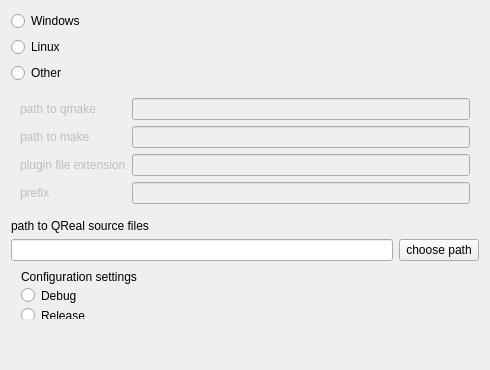
<?xml version="1.0" encoding="UTF-8"?>
<ui version="4.0">
 <class>PreferencesCompilerPage</class>
 <widget class="QWidget" name="PreferencesCompilerPage">
  <property name="geometry">
   <rect>
    <x>0</x>
    <y>0</y>
    <width>490</width>
    <height>370</height>
   </rect>
  </property>
  <property name="sizePolicy">
   <sizepolicy hsizetype="Expanding" vsizetype="Expanding">
    <horstretch>0</horstretch>
    <verstretch>0</verstretch>
   </sizepolicy>
  </property>
  <layout class="QGridLayout" name="gridLayout">
   <item row="5" column="0">
    <widget class="QLineEdit" name="pathToQRealSourceFiles"/>
   </item>
   <item row="0" column="0" colspan="2">
    <widget class="QRadioButton" name="windowsButton">
     <property name="text">
      <string>Windows</string>
     </property>
     <property name="autoExclusive">
      <bool>true</bool>
     </property>
    </widget>
   </item>
   <item row="1" column="0" colspan="2">
    <widget class="QRadioButton" name="linuxButton">
     <property name="text">
      <string>Linux</string>
     </property>
    </widget>
   </item>
   <item row="7" column="0">
    <spacer name="verticalSpacer">
     <property name="orientation">
      <enum>Qt::Vertical</enum>
     </property>
     <property name="sizeHint" stdset="0">
      <size>
       <width>20</width>
       <height>40</height>
      </size>
     </property>
    </spacer>
   </item>
   <item row="5" column="1">
    <widget class="QPushButton" name="qrealSourcesPushButton">
     <property name="sizePolicy">
      <sizepolicy hsizetype="Fixed" vsizetype="Fixed">
       <horstretch>0</horstretch>
       <verstretch>0</verstretch>
      </sizepolicy>
     </property>
     <property name="text">
      <string>choose path</string>
     </property>
    </widget>
   </item>
   <item row="4" column="0">
    <widget class="QLabel" name="label">
     <property name="enabled">
      <bool>true</bool>
     </property>
     <property name="text">
      <string>path to QReal source files</string>
     </property>
    </widget>
   </item>
   <item row="2" column="0" colspan="2">
    <widget class="QRadioButton" name="otherButton">
     <property name="text">
      <string>Other</string>
     </property>
    </widget>
   </item>
   <item row="3" column="0" colspan="2">
    <widget class="QWidget" name="compilerSettingsWidget" native="true">
     <property name="enabled">
      <bool>false</bool>
     </property>
     <layout class="QGridLayout" name="gridLayout_2">
      <item row="0" column="0">
       <widget class="QLabel" name="label_13">
        <property name="text">
         <string>path to qmake</string>
        </property>
       </widget>
      </item>
      <item row="0" column="1">
       <widget class="QLineEdit" name="pathToQmake"/>
      </item>
      <item row="1" column="0">
       <widget class="QLabel" name="label_17">
        <property name="text">
         <string>path to make</string>
        </property>
       </widget>
      </item>
      <item row="1" column="1">
       <widget class="QLineEdit" name="pathToMake"/>
      </item>
      <item row="2" column="0">
       <widget class="QLabel" name="label_19">
        <property name="text">
         <string>plugin file extension</string>
        </property>
       </widget>
      </item>
      <item row="2" column="1">
       <widget class="QLineEdit" name="pluginExtension"/>
      </item>
      <item row="3" column="1">
       <widget class="QLineEdit" name="prefix"/>
      </item>
      <item row="3" column="0">
       <widget class="QLabel" name="label_20">
        <property name="text">
         <string>prefix</string>
        </property>
       </widget>
      </item>
     </layout>
    </widget>
   </item>
   <item row="6" column="0" colspan="2">
    <widget class="QWidget" name="configurationSettingsWidget" native="true">
     <property name="sizePolicy">
      <sizepolicy hsizetype="Preferred" vsizetype="Minimum">
       <horstretch>0</horstretch>
       <verstretch>12</verstretch>
      </sizepolicy>
     </property>
     <widget class="QLabel" name="configurationSettingLabel">
      <property name="geometry">
       <rect>
        <x>10</x>
        <y>0</y>
        <width>241</width>
        <height>20</height>
       </rect>
      </property>
      <property name="text">
       <string>Configuration settings</string>
      </property>
     </widget>
     <widget class="QRadioButton" name="debugButton">
      <property name="geometry">
       <rect>
        <x>10</x>
        <y>20</y>
        <width>82</width>
        <height>17</height>
       </rect>
      </property>
      <property name="text">
       <string>Debug</string>
      </property>
     </widget>
     <widget class="QRadioButton" name="releaseButton">
      <property name="geometry">
       <rect>
        <x>10</x>
        <y>40</y>
        <width>82</width>
        <height>17</height>
       </rect>
      </property>
      <property name="text">
       <string>Release</string>
      </property>
     </widget>
     <zorder>label</zorder>
     <zorder>configurationSettingLabel</zorder>
     <zorder>debugButton</zorder>
     <zorder>releaseButton</zorder>
    </widget>
   </item>
  </layout>
 </widget>
 <resources/>
 <connections/>
</ui>
